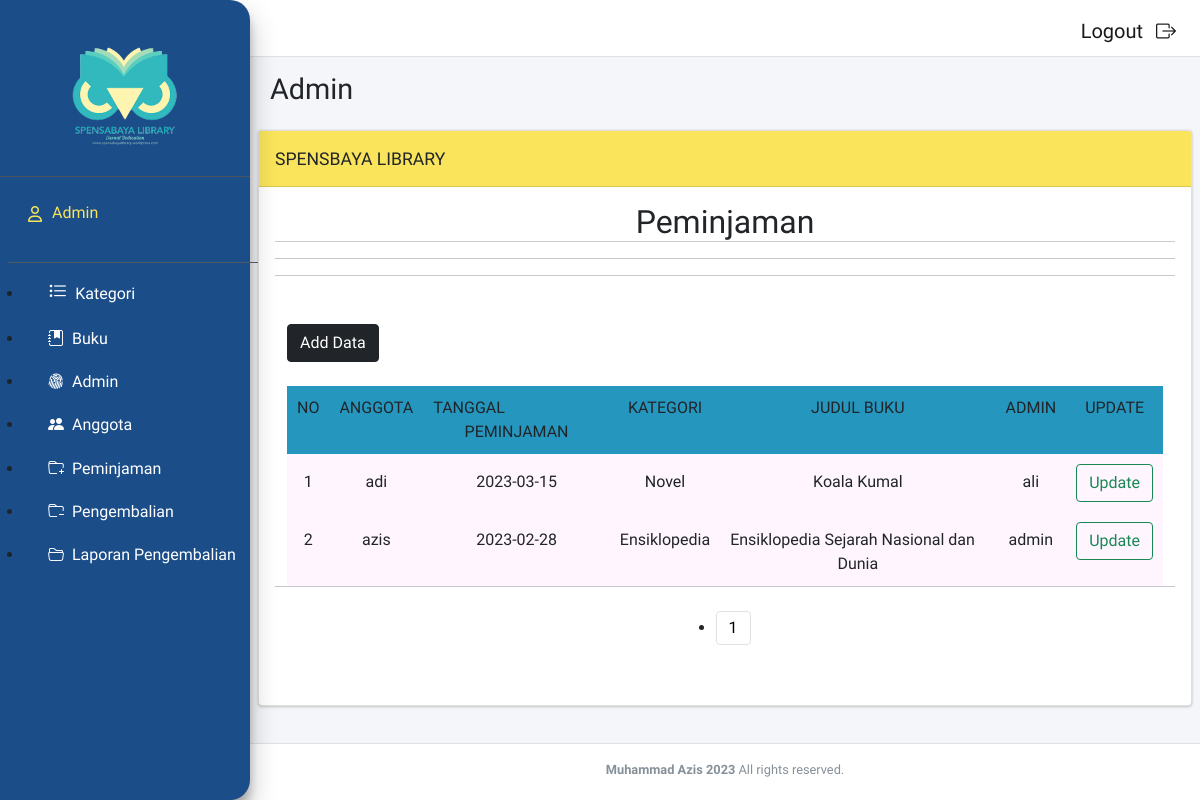
Page /loginadmin/index.php (signed in) on the committed database.
### tables this page shows
CREATE TABLE `t_peminjaman` (
  `f_id` int(11) NOT NULL,
  `f_idadmin` int(11) NOT NULL,
  `f_idanggota` int(11) NOT NULL,
  `f_tanggalpeminjaman` date NOT NULL
);

CREATE TABLE `t_anggota` (
  `f_id` int(11) NOT NULL,
  `f_nama` varchar(200) NOT NULL,
  `f_username` varchar(200) NOT NULL,
  `f_password` varchar(200) NOT NULL,
  `f_tempatlahir` varchar(100) NOT NULL,
  `f_tanggallahir` date NOT NULL
);

CREATE TABLE `t_kategori` (
  `f_id` int(11) NOT NULL,
  `f_kategori` varchar(200) NOT NULL
);

CREATE TABLE `t_buku` (
  `f_id` int(11) NOT NULL,
  `f_idkategori` int(11) NOT NULL,
  `f_judul` varchar(200) NOT NULL,
  `f_pengarang` varchar(200) NOT NULL,
  `f_penerbit` varchar(200) NOT NULL,
  `f_deskripsi` varchar(700) NOT NULL
);

### dbcontroller.php (called while the page is built, shortened)
<?php class dbcontroller
{
    private $host = "127.0.0.1";
    private $user = "root";
    private $password = "";
    private $database = "usk_muhammadazis";
    private $koneksi;
    public function __construct()
    {
        $this->koneksi = $this->koneksiDB();
    }
    public function koneksiDB()
    {
        $koneksi = mysqli_connect($this->host, $this->user, $this->password, $this->database);
        return $koneksi;
    }
    public function getALL($sql)
    {
        $result = mysqli_query($this->koneksi, $sql);
        while ($row = mysqli_fetch_assoc($result)) {
            $data[] = $row;
        }
        if (!empty($data)) {
            return $data;
        }
    }
    public function rowCOUNT($sql)
    {
        $result = mysqli_query($this->koneksi, $sql);
        $count = mysqli_num_rows($result);
        return $count;
    }
}

### peminjaman/select.php (the view, shortened to what this page needs)
<?php
$jumlahdata = $db->rowCOUNT("SELECT t_anggota.f_nama AS f_namaanggota, t_kategori.f_kategori,t_peminjaman.f_id, t_peminjaman.f_tanggalpeminjaman, t_buku.f_judul, t_admin.f_nama AS f_namaadmin, t_detailbuku.f_id as f_iddetb
FROM t_peminjaman
INNER JOIN t_admin ON t_peminjaman.f_idadmin=t_admin.f_id
INNER JOIN t_anggota ON t_peminjaman.f_idanggota=t_anggota.f_id
INNER JOIN t_detailpeminjaman ON t_peminjaman.f_id=t_detailpeminjaman.f_idpeminjaman
INNER JOIN t_detailbuku ON t_detailpeminjaman.f_iddetailbuku=t_detailbuku.f_id
INNER JOIN t_buku ON t_detailbuku.f_idbuku=t_buku.f_id
INNER JOIN t_kategori ON t_buku.f_idkategori = t_kategori.f_id  ORDER BY t_peminjaman.f_id ASC ");
$banyak = 5;
$halaman = ceil($jumlahdata / $banyak);
if (isset($_GET['p'])) {
     $p = $_GET['p'];
     $mulai = ($p * $banyak) - $banyak;
} else {
     $mulai = 0;
}
$sql = "SELECT t_anggota.f_nama AS f_namaanggota, t_kategori.f_kategori,t_peminjaman.f_id, t_peminjaman.f_tanggalpeminjaman, t_buku.f_judul, t_admin.f_nama AS f_namaadmin, t_detailbuku.f_id as f_iddetb
FROM t_peminjaman
INNER JOIN t_admin ON t_peminjaman.f_idadmin=t_admin.f_id
INNER JOIN t_anggota ON t_peminjaman.f_idanggota=t_anggota.f_id
INNER JOIN t_detailpeminjaman ON t_peminjaman.f_id=t_detailpeminjaman.f_idpeminjaman
INNER JOIN t_detailbuku ON t_detailpeminjaman.f_iddetailbuku=t_detailbuku.f_id
INNER JOIN t_buku ON t_detailbuku.f_idbuku=t_buku.f_id
INNER JOIN t_kategori ON t_buku.f_idkategori = t_kategori.f_id LIMIT $mulai,$banyak;";
$row = $db->getALL($sql);
$no = 1 + $mulai;
?>
<!DOCTYPE html>
<html lang="en">
<head>
     <link rel="stylesheet" href="../bootstrap/css/bootstrap.css">
</head>
<body>
     <form id="compose" name="compose" method="post" action="" enctype="multipart/form-data">
          <strong>
               <center>
                    <h2>Peminjaman</h2>
                    <hr>
                    <hr>
               </center>
          </strong>
          <div class="mt-5">
               <div class="container">
                    <div class=" mr-4">
                         <a class="btn btn-dark" href="?f=peminjaman&m=insert" role="button">Add Data</a>
                    </div><br>
                    <table class="" style="width: 100%;">
                         <thead>
                              <tr class="warna">
                                   <th>NO</th>
                                   <th>ANGGOTA</th>
                                   <th>TANGGAL PEMINJAMAN</th>
                                   <th>KATEGORI</th>
                                   <th>JUDUL BUKU</th>
                                   <th>ADMIN</th>
                                   <th>UPDATE</th>
                              </tr>
                         </thead>
                         <tbody class="warna1">
                              <?php if (!empty($row)) { ?>
                                   <?php foreach ($row as $r) : ?>
                                        <tr>
                                             <td><?php echo $no++ ?></td>
                                             <td><?php echo $r['f_namaanggota'] ?></td>
                                             <td><?php echo $r['f_tanggalpeminjaman'] ?></td>
                                             <td><?php echo $r['f_kategori'] ?></td>
                                             <td><?php echo $r['f_judul'] ?></td>
                                             <td><?php echo $r['f_namaadmin'] ?></td>
                                             <td><a class="btn btn-outline-success" href="?f=peminjaman&m=update&idpem=<?= $r['f_id'] ?>&idbuku=<?= $r['f_iddetb'] ?>">Update</a><br></td>
                                        </tr>
                                   <?php endforeach ?>
                              <?php } ?>
                         </tbody>
                    </table>
               </div>
          </div>
     </form>
</body>
</html>
<nav aria-label="Pagination">
     <hr class="my-0" />
     <ul class="pagination my-4">
          <?php
          for ($i = 1; $i <= $halaman; $i++) {
               echo '<li class="page-item"><a class="page-link" style="color:black;" href="?f=peminjaman&m=select&p=' . $i . '">' . $i . '</a></li>';
          }
          ?>
     </ul>
</nav>

### chosen/docsupport/style.css (style rules this page uses)
html, body, div, span, object, iframe, h1, h2, h3, h4, h5, h6, p, blockquote, pre, abbr, address, cite, code, del, dfn, em, img, ins, kbd, q, samp, small, strong, sub, sup, var, b, i, dl, dt, dd, ol, ul, li, fieldset, form, label, legend, table, caption, tbody, tfoot, thead, tr, th, td, article, aside, canvas, details, figcaption, figure, footer, header, hgroup, menu, nav, section, summary, time, mark, audio, video { margin: 0; padding: 0; border: 0; font-size: 100%; font: inherit; vertical-align: baseline; }
article, aside, details, figcaption, figure, footer, header, hgroup, menu, nav, section { display: block; }
table { border-collapse: collapse; border-spacing: 0; }
hr { display: block; height: 1px; border: 0; border-top: 1px solid #ccc; margin: 1em 0; padding: 0; }
body { font:13px/1.231 sans-serif; *font-size:small; }
body { background: #EEE; color: #444; line-height: 1.4em; }
body { font-family: sans-serif; font-size: 1em; }
h2 { border-bottom: 1px solid #ccc; font-size: 1.2em; margin: 3em 0 1em 0; font-weight: bold; }
ul li { list-style: disc; margin-left: 1em; margin-bottom: 1.25em; }
a { color: #F36C00; outline: none; text-decoration: none; }
strong { font-weight: bold; }

### peminjaman/select.php (style rules this page uses)
body { font-family: 'Sriracha', cursive }
.warna { background-color: #fad4ff; }
.warna1 { background-color: #fef5ff; }
th { background-color: #2596be; }
th, td { margin: 10px; text-align-last: center; padding: 10px; }
.pagination { justify-content: center; }

### rows in the picture
t_peminjaman: f_idanggota.f_nama "adi", f_tanggalpeminjaman "2023-03-15", t_kategori.f_kategori "Novel", t_buku.f_judul "Koala Kumal", f_idadmin.f_nama "ali"
t_peminjaman: f_idanggota.f_nama "azis", f_tanggalpeminjaman "2023-02-28", t_kategori.f_kategori "Ensiklopedia", t_buku.f_judul "Ensiklopedia Sejarah Nasional dan Dunia", f_idadmin.f_nama "admin"

### other values in the picture
$_SESSION['admin'] "Admin"
